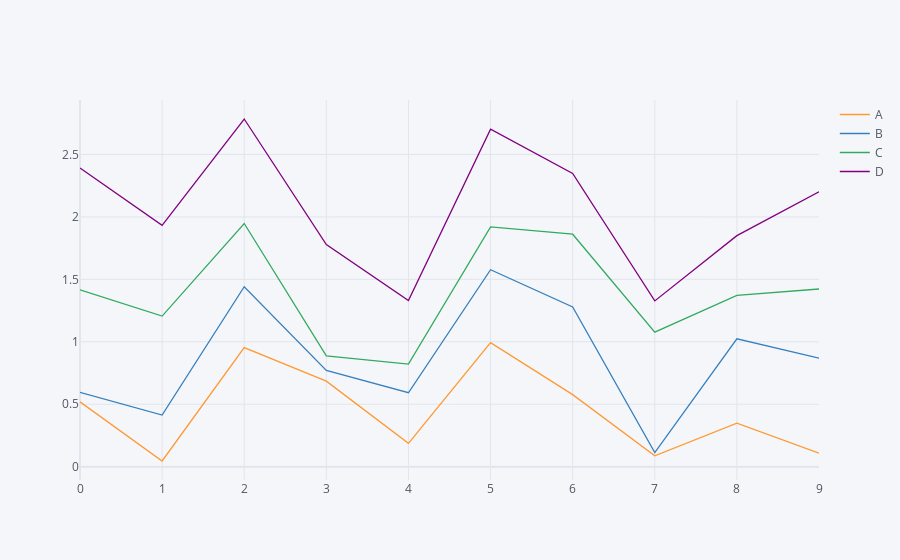

Notebook cell for this chart:
### Markdown cell above
# 3) Area Chart

### Code cell
df.iplot(kind = 'area')

### Figure 1 — Plotly figure (JSON) as saved in the notebook; plotly's stock layout.template omitted (floating-point values rounded to 4 significant figures)
{"data": [{"line": {"color": "rgba(255, 153, 51, 1.0)", "dash": "solid", "shape": "linear", "width": 1.3}, "mode": "lines", "name": "A", "text": "", "type": "scatter", "x": [0, 1, 2, 3, 4, 5, 6, 7, 8, 9], "y": [0.5188, 0.04539, 0.9534, 0.6846, 0.1867, 0.9937, 0.5769, 0.08679, 0.3477, 0.1077]}, {"line": {"color": "rgba(55, 128, 191, 1.0)", "dash": "solid", "shape": "linear", "width": 1.3}, "mode": "lines", "name": "B", "text": "", "type": "scatter", "x": [0, 1, 2, 3, 4, 5, 6, 7, 8, 9], "y": [0.5946, 0.4131, 1.441, 0.771, 0.5919, 1.577, 1.279, 0.1127, 1.024, 0.8688]}, {"line": {"color": "rgba(50, 171, 96, 1.0)", "dash": "solid", "shape": "linear", "width": 1.3}, "mode": "lines", "name": "C", "text": "", "type": "scatter", "x": [0, 1, 2, 3, 4, 5, 6, 7, 8, 9], "y": [1.417, 1.206, 1.947, 0.888, 0.8211, 1.921, 1.862, 1.077, 1.372, 1.423]}, {"line": {"color": "rgba(128, 0, 128, 1.0)", "dash": "solid", "shape": "linear", "width": 1.3}, "mode": "lines", "name": "D", "text": "", "type": "scatter", "x": [0, 1, 2, 3, 4, 5, 6, 7, 8, 9], "y": [2.392, 1.933, 2.784, 1.778, 1.331, 2.703, 2.348, 1.327, 1.85, 2.202]}], "layout": {"legend": {"bgcolor": "#F5F6F9", "font": {"color": "#4D5663"}}, "paper_bgcolor": "#F5F6F9", "plot_bgcolor": "#F5F6F9", "title": {"font": {"color": "#4D5663"}}, "xaxis": {"gridcolor": "#E1E5ED", "showgrid": true, "tickfont": {"color": "#4D5663"}, "title": {"font": {"color": "#4D5663"}, "text": ""}, "zerolinecolor": "#E1E5ED"}, "yaxis": {"gridcolor": "#E1E5ED", "showgrid": true, "tickfont": {"color": "#4D5663"}, "title": {"font": {"color": "#4D5663"}, "text": ""}, "zerolinecolor": "#E1E5ED"}}}
